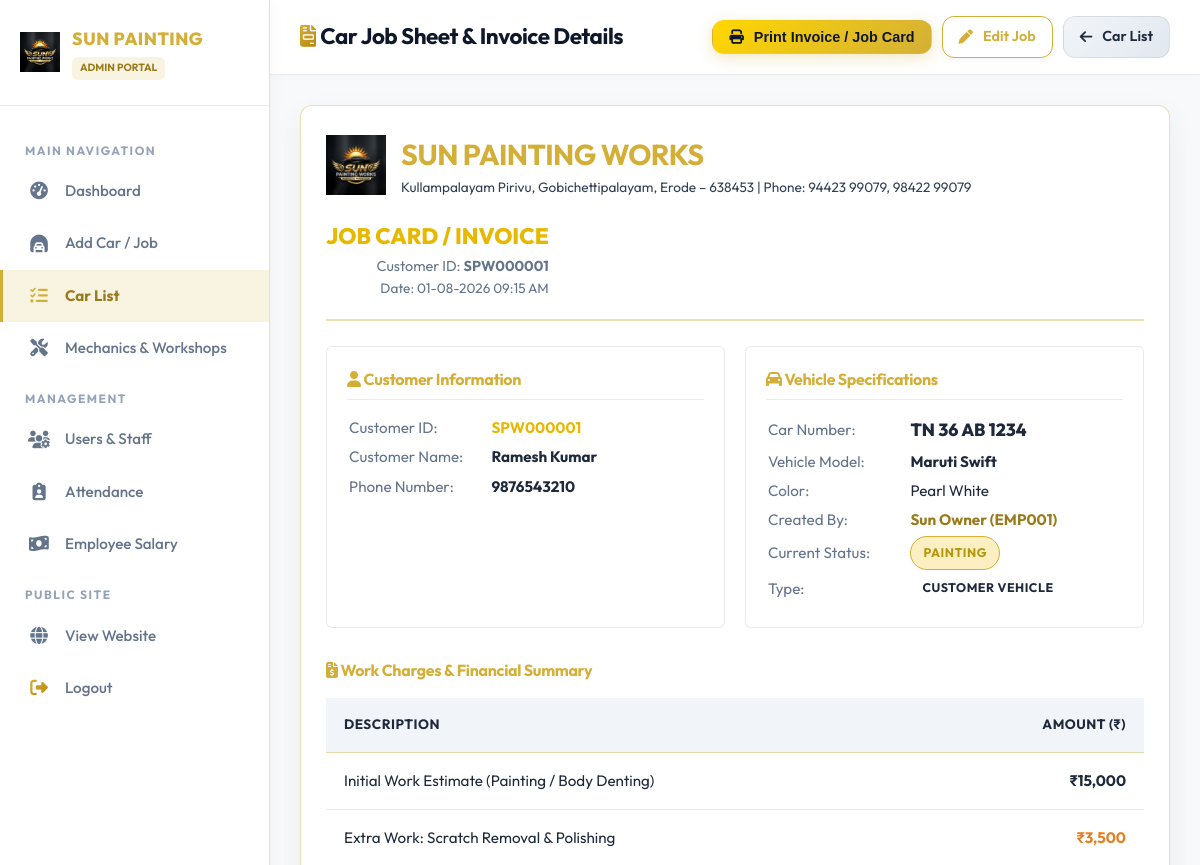
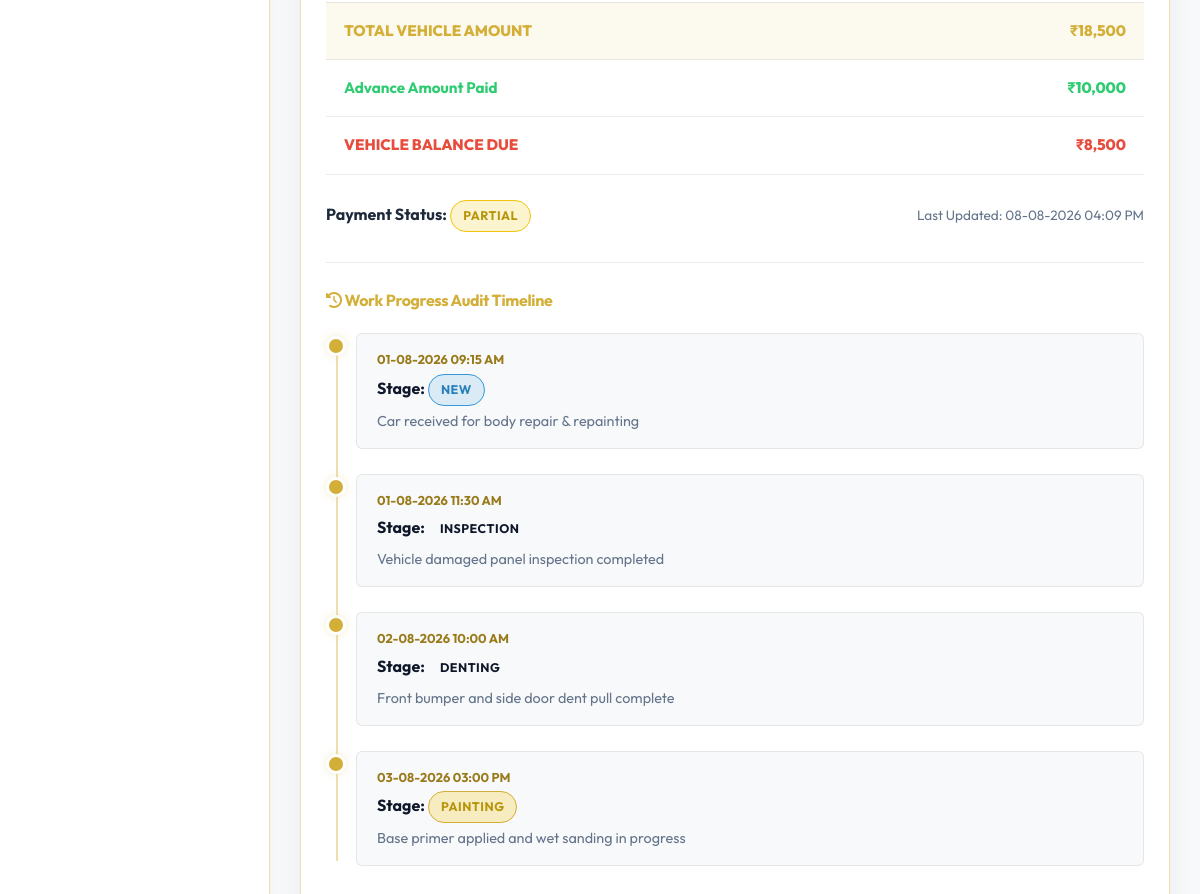
The app's page /admin/car_details.php?id=1 (signed in) with its own data (2 pictures, top to bottom).
### tables this page shows
CREATE TABLE IF NOT EXISTS `cars` (
  `id` INT AUTO_INCREMENT PRIMARY KEY,
  `customer_id` VARCHAR(50) NOT NULL,
  `car_number` VARCHAR(50) NOT NULL,
  `car_name` VARCHAR(100) NOT NULL,
  `car_color` VARCHAR(50) NOT NULL,
  `is_mechanic_vehicle` ENUM('No', 'Yes') NOT NULL DEFAULT 'No',
  `mechanic_name` VARCHAR(100) NULL,
  `workshop_name` VARCHAR(100) NULL,
  `mechanic_contact` VARCHAR(20) NULL,
  `mechanic_location` VARCHAR(150) NULL,
  `customer_contact` VARCHAR(20) NULL,
  `estimate_amount` DECIMAL(10,2) NOT NULL DEFAULT 0.00,
  `total_amount` DECIMAL(10,2) NOT NULL DEFAULT 0.00,
  `final_amount` DECIMAL(10,2) NOT NULL DEFAULT 0.00,
  `advance_amount` DECIMAL(10,2) NOT NULL DEFAULT 0.00,
  `mechanic_total_amount` DECIMAL(10,2) NOT NULL DEFAULT 0.00,
  `mechanic_given_amount` DECIMAL(10,2) NOT NULL DEFAULT 0.00,
  `mechanic_balance_amount` DECIMAL(10,2) NOT NULL DEFAULT 0.00,
  `balance_amount` DECIMAL(10,2) NOT NULL DEFAULT 0.00,
  `payment_status` ENUM('Pending', 'Partial', 'Paid') NOT NULL DEFAULT 'Pending',
  `status` ENUM('New', 'Inspection', 'Denting', 'Painting', 'Polishing', 'Extra Work', 'Completed', 'Delivered') NOT NULL DEFAULT 'New',
  `created_by` INT NULL,
  `created_at` TIMESTAMP DEFAULT CURRENT_TIMESTAMP,
  `updated_at` TIMESTAMP DEFAULT CURRENT_TIMESTAMP ON UPDATE CURRENT_TIMESTAMP,
  INDEX `idx_car_customer_id` (`customer_id`),
  INDEX `idx_car_number` (`car_number`),
  INDEX `idx_car_status` (`status`),
  INDEX `idx_payment_status` (`payment_status`),
  CONSTRAINT `fk_cars_customer` FOREIGN KEY (`customer_id`) REFERENCES `customers` (`customer_id`) ON DELETE CASCADE ON UPDATE CASCADE
);

CREATE TABLE IF NOT EXISTS `customers` (
  `id` INT AUTO_INCREMENT PRIMARY KEY,
  `customer_id` VARCHAR(50) NOT NULL UNIQUE,
  `customer_no` VARCHAR(20) NOT NULL,
  `alternate_phone` VARCHAR(20) NULL,
  `customer_name` VARCHAR(100) NOT NULL,
  `city` VARCHAR(100) NULL,
  `created_at` TIMESTAMP DEFAULT CURRENT_TIMESTAMP,
  `updated_at` TIMESTAMP DEFAULT CURRENT_TIMESTAMP ON UPDATE CURRENT_TIMESTAMP,
  INDEX `idx_customer_id` (`customer_id`),
  INDEX `idx_customer_no` (`customer_no`)
);

CREATE TABLE IF NOT EXISTS `users` (
  `id` INT AUTO_INCREMENT PRIMARY KEY,
  `employee_id` VARCHAR(50) NOT NULL UNIQUE,
  `name` VARCHAR(100) NOT NULL,
  `phone` VARCHAR(20) NOT NULL,
  `username` VARCHAR(50) NOT NULL UNIQUE,
  `password` VARCHAR(255) NOT NULL,
  `role` ENUM('Admin', 'User') NOT NULL DEFAULT 'User',
  `joining_date` DATE NULL,
  `status` ENUM('Active', 'Inactive') NOT NULL DEFAULT 'Active',
  `created_at` TIMESTAMP DEFAULT CURRENT_TIMESTAMP,
  `updated_at` TIMESTAMP DEFAULT CURRENT_TIMESTAMP ON UPDATE CURRENT_TIMESTAMP,
  INDEX `idx_username` (`username`),
  INDEX `idx_employee_id` (`employee_id`),
  INDEX `idx_role` (`role`)
);

CREATE TABLE IF NOT EXISTS `extra_work` (
  `id` INT AUTO_INCREMENT PRIMARY KEY,
  `car_id` INT NOT NULL,
  `description` VARCHAR(255) NOT NULL,
  `amount` DECIMAL(10,2) NOT NULL DEFAULT 0.00,
  `added_by` INT NULL,
  `created_at` TIMESTAMP DEFAULT CURRENT_TIMESTAMP,
  INDEX `idx_extra_work_car_id` (`car_id`),
  CONSTRAINT `fk_extra_work_car` FOREIGN KEY (`car_id`) REFERENCES `cars` (`id`) ON DELETE CASCADE
);

CREATE TABLE IF NOT EXISTS `work_history` (
  `id` INT AUTO_INCREMENT PRIMARY KEY,
  `car_id` INT NOT NULL,
  `status` VARCHAR(50) NOT NULL,
  `description` TEXT NULL,
  `updated_by` INT NULL,
  `created_at` TIMESTAMP DEFAULT CURRENT_TIMESTAMP,
  INDEX `idx_work_history_car_id` (`car_id`),
  CONSTRAINT `fk_work_history_car` FOREIGN KEY (`car_id`) REFERENCES `cars` (`id`) ON DELETE CASCADE
);

### includes/auth.php (called while the page is built, shortened)
<?php
function e($string) {
    return htmlspecialchars($string ?? '', ENT_QUOTES, 'UTF-8');
}
function formatRupee($amount) {
    return '₹' . number_format(round((float)$amount));
}

### admin/car_details.php (the view, shortened to what this page needs)
<?php
require_once __DIR__ . '/../includes/admin_auth.php';
$car_id = (int)($_GET['id'] ?? 0);
$stmt = $pdo->prepare("SELECT c.*, cust.customer_name, cust.customer_no, creator.name AS creator_name, creator.employee_id AS creator_code FROM cars c JOIN customers cust ON c.customer_id = cust.customer_id LEFT JOIN users creator ON c.created_by = creator.id WHERE c.id = ?");
$stmt->execute([$car_id]);
$car = $stmt->fetch();
$stmtExtra = $pdo->prepare("SELECT * FROM extra_work WHERE car_id = ? ORDER BY id ASC");
$stmtExtra->execute([$car_id]);
$extraWorks = $stmtExtra->fetchAll();
$stmtHistory = $pdo->prepare("SELECT wh.*, u.name AS updater_name FROM work_history wh LEFT JOIN users u ON wh.updated_by = u.id WHERE wh.car_id = ? ORDER BY wh.id ASC");
$stmtHistory->execute([$car_id]);
$workHistory = $stmtHistory->fetchAll();
?>
<!DOCTYPE html>
<html lang="en">
<head>
  <link rel="stylesheet" href="https://cdnjs.cloudflare.com/ajax/libs/font-awesome/6.4.0/css/all.min.css">
  <link rel="stylesheet" href="../assets/css/style.css">
  <link rel="stylesheet" href="../assets/css/dashboard.css">
</head>
<body>
<div class="app-wrapper">
  <aside class="sidebar">
    <div class="sidebar-header">
      <img src="../assets/images/logo.png" alt="Logo" class="sidebar-logo">
      <div style="flex-grow: 1;">
        <div class="sidebar-brand-name">SUN PAINTING</div>
        <span class="sidebar-role-badge">ADMIN PORTAL</span>
      </div>
    </div>
    <ul class="sidebar-menu">
      <li class="sidebar-menu-category">Main Navigation</li>
      <li class="sidebar-item">
        <a href="dashboard.php"><i class="fa-solid fa-gauge-high"></i> Dashboard</a>
      </li>
      <li class="sidebar-item">
        <a href="add_car.php"><i class="fa-solid fa-car-tunnel"></i> Add Car / Job</a>
      </li>
      <li class="sidebar-item active">
        <a href="car_list.php"><i class="fa-solid fa-list-check"></i> Car List</a>
      </li>
      <li class="sidebar-item">
        <a href="mechanics.php"><i class="fa-solid fa-screwdriver-wrench"></i> Mechanics & Workshops</a>
      </li>
      <li class="sidebar-menu-category">Management</li>
      <li class="sidebar-item">
        <a href="users.php"><i class="fa-solid fa-users-gear"></i> Users & Staff</a>
      </li>
      <li class="sidebar-item">
        <a href="attendance.php"><i class="fa-solid fa-clipboard-user"></i> Attendance</a>
      </li>
      <li class="sidebar-item">
        <a href="salary.php"><i class="fa-solid fa-money-bill-wave"></i> Employee Salary</a>
      </li>
      <li class="sidebar-menu-category">Public Site</li>
      <li class="sidebar-item">
        <a href="../index.php" target="_blank"><i class="fa-solid fa-globe"></i> View Website</a>
      </li>
      <li class="sidebar-item">
        <a href="../logout.php"><i class="fa-solid fa-right-from-bracket text-gold"></i> Logout</a>
      </li>
    </ul>
  </aside>
  <main class="main-content">
    <header class="top-bar no-print">
      <div style="display: flex; align-items: center; gap: 15px;">
        <h1 class="top-bar-title"><i class="fa-solid fa-file-invoice text-gold"></i> Car Job Sheet & Invoice Details</h1>
      </div>
      <div style="display: flex; gap: 10px; align-items: center;">
        <button onclick="window.print();" class="btn btn-gold" style="padding: 8px 16px; font-size: 0.9rem;"><i class="fa-solid fa-print"></i> Print Invoice / Job Card</button>
        <a href="update_car.php?id=<?php echo $car_id; ?>" class="btn btn-outline-gold" style="padding: 8px 16px; font-size: 0.9rem;"><i class="fa-solid fa-pen"></i> Edit Job</a>
        <a href="car_list.php" class="btn btn-silver" style="padding: 8px 16px; font-size: 0.9rem;"><i class="fa-solid fa-arrow-left"></i> Car List</a>
      </div>
    </header>
    <div class="content-body">
      <div class="card-box" style="border-color: var(--border-gold);">
        <div style="display: flex; justify-content: space-between; align-items: center; border-bottom: 2px solid var(--border-gold); padding-bottom: 20px; margin-bottom: 25px; flex-wrap: wrap; gap: 20px;">
          <div style="display: flex; align-items: center; gap: 15px;">
            <img src="../assets/images/logo.png" alt="Logo" style="height: 60px;">
            <div>
              <h2 style="color: var(--gold-primary); font-size: 1.8rem; margin: 0;">SUN PAINTING WORKS</h2>
              <p style="color: var(--silver-light); font-size: 0.85rem; margin: 0;">Kullampalayam Pirivu, Gobichettipalayam, Erode – 638453 | Phone: 94423 99079, 98422 99079</p>
            </div>
          </div>
          <div style="text-align: right;">
            <div style="font-size: 1.4rem; font-weight: 800; color: var(--gold-light);">JOB CARD / INVOICE</div>
            <div style="font-size: 0.9rem; color: var(--text-muted);">Customer ID: <strong><?php echo e($car['customer_id']); ?></strong></div>
            <div style="font-size: 0.85rem; color: var(--text-muted);">Date: <?php echo date('d-m-Y h:i A', strtotime($car['created_at'])); ?></div>
          </div>
        </div>
        <div style="display: grid; grid-template-columns: repeat(auto-fit, minmax(280px, 1fr)); gap: 20px; margin-bottom: 30px;">
          <div style="background: rgba(255,255,255,0.02); padding: 20px; border-radius: var(--radius-sm); border: 1px solid var(--border-light);">
            <h4 style="color: var(--gold-primary); margin-bottom: 12px; border-bottom: 1px solid var(--border-light); padding-bottom: 6px;"><i class="fa-solid fa-user"></i> Customer Information</h4>
            <table style="width: 100%; font-size: 0.95rem; line-height: 1.8;">
              <tr><td style="color: var(--text-muted); width: 40%;">Customer ID:</td><td style="font-weight: 700; color: var(--gold-light);"><?php echo e($car['customer_id']); ?></td></tr>
              <tr><td style="color: var(--text-muted);">Customer Name:</td><td style="font-weight: 700;"><?php echo e($car['customer_name']); ?></td></tr>
              <tr><td style="color: var(--text-muted);">Phone Number:</td><td style="font-weight: 700;"><?php echo e($car['customer_no']); ?></td></tr>
            </table>
          </div>
          <div style="background: rgba(255,255,255,0.02); padding: 20px; border-radius: var(--radius-sm); border: 1px solid var(--border-light);">
            <h4 style="color: var(--gold-primary); margin-bottom: 12px; border-bottom: 1px solid var(--border-light); padding-bottom: 6px;"><i class="fa-solid fa-car"></i> Vehicle Specifications</h4>
            <table style="width: 100%; font-size: 0.95rem; line-height: 1.8;">
              <tr><td style="color: var(--text-muted); width: 40%;">Car Number:</td><td style="font-weight: 800; font-size: 1.1rem;"><?php echo e($car['car_number']); ?></td></tr>
              <tr><td style="color: var(--text-muted);">Vehicle Model:</td><td style="font-weight: 700;"><?php echo e($car['car_name']); ?></td></tr>
              <tr><td style="color: var(--text-muted);">Color:</td><td><?php echo e($car['car_color']); ?></td></tr>
              <tr><td style="color: var(--text-muted);">Created By:</td><td style="font-weight: 700; color: var(--gold-dark);"><?php echo e($car['creator_name'] ?? 'System Admin'); ?> (<?php echo e($car['creator_code'] ?? 'EMP001'); ?>)</td></tr>
              <tr><td style="color: var(--text-muted);">Current Status:</td><td><span class="badge badge-status-<?php echo e($car['status']); ?>"><?php echo e($car['status']); ?></span></td></tr>
              <tr><td style="color: var(--text-muted);">Type:</td><td>
                <?php if (($car['is_mechanic_vehicle'] ?? 'No') === 'Yes'): ?>
                  <span class="badge" style="background: rgba(212,175,55,0.2); border: 1px solid var(--gold-primary); color: var(--gold-primary); font-weight: 700;">MECHANIC VEHICLE</span>
                <?php else: ?>
                  <span class="badge" style="background: rgba(255,255,255,0.1); color: var(--text-main);">CUSTOMER VEHICLE</span>
                <?php endif; ?>
              </td></tr>
            </table>
          </div>
        </div>
        <h4 style="color: var(--gold-primary); margin-bottom: 15px;"><i class="fa-solid fa-file-invoice-dollar"></i> Work Charges & Financial Summary</h4>
        <div class="table-responsive" style="margin-bottom: 25px;">
          <table class="custom-table">
            <thead>
              <tr>
                <th>Description</th>
                <th style="text-align: right;">Amount (₹)</th>
              </tr>
            </thead>
            <tbody>
              <tr>
                <td>Initial Work Estimate (Painting / Body Denting)</td>
                <td style="text-align: right; font-weight: 700;"><?php echo formatRupee($car['estimate_amount']); ?></td>
              </tr>
              <?php foreach ($extraWorks as $ew): ?>
                <tr>
                  <td>Extra Work: <?php echo e($ew['description']); ?></td>
                  <td style="text-align: right; font-weight: 700; color: #E67E22;"><?php echo formatRupee($ew['amount']); ?></td>
                </tr>
              <?php endforeach; ?>
              <tr style="background: rgba(212, 175, 55, 0.08); font-size: 1.1rem;">
                <td style="font-weight: 800; color: var(--gold-primary);">TOTAL VEHICLE AMOUNT</td>
                <td style="text-align: right; font-weight: 800; color: var(--gold-primary);"><?php echo formatRupee($car['total_amount']); ?></td>
              </tr>
              <tr>
                <td style="font-weight: 700; color: #2ECC71;">Advance Amount Paid</td>
                <td style="text-align: right; font-weight: 800; color: #2ECC71;"><?php echo formatRupee($car['advance_amount'] > 0 ? $car['advance_amount'] : $car['final_amount']); ?></td>
              </tr>
              <tr style="font-size: 1.1rem;">
                <td style="font-weight: 800; color: #E74C3C;">VEHICLE BALANCE DUE</td>
                <td style="text-align: right; font-weight: 800; color: #E74C3C;"><?php echo formatRupee($car['balance_amount']); ?></td>
              </tr>
            </tbody>
          </table>
        </div>
        <div style="display: flex; justify-content: space-between; align-items: center; margin-bottom: 30px;">
          <div>
            <strong>Payment Status:</strong>
            <span class="badge badge-pay-<?php echo e($car['payment_status']); ?>"><?php echo e($car['payment_status']); ?></span>
          </div>
          <div style="font-size: 0.85rem; color: var(--text-muted);">
            Last Updated: <?php echo date('d-m-Y h:i A', strtotime($car['updated_at'])); ?>
          </div>
        </div>
        <div style="border-top: 1px solid var(--border-light); padding-top: 25px; margin-top: 25px;">
          <h4 style="color: var(--gold-primary); margin-bottom: 15px;"><i class="fa-solid fa-clock-rotate-left"></i> Work Progress Audit Timeline</h4>
          <div class="timeline">
            <?php foreach ($workHistory as $wh): ?>
              <div class="timeline-item">
                <div class="timeline-marker"></div>
                <div class="timeline-content">
                  <div class="timeline-date"><?php echo date('d-m-Y h:i A', strtotime($wh['created_at'])); ?></div>
                  <div class="timeline-title">Stage: <span class="badge badge-status-<?php echo e($wh['status']); ?>"><?php echo e($wh['status']); ?></span></div>
                  <div style="color: var(--text-muted); font-size: 0.9rem; margin-top: 2px;"><?php echo e($wh['description']); ?></div>
                </div>
              </div>
            <?php endforeach; ?>
          </div>
        </div>
      </div>
    </div>
  </main>
</div>
</body>
</html>

### records on screen
cars: customer "SPW000001", created_at "01-08-2026 09:15 AM", customers.customer_name "Ramesh Kumar", customers.customer_no "9876543210", car_number "TN 36 AB 1234", car_name "Maruti Swift", car_color "Pearl White", users.name "Sun Owner", users.employee_id "EMP001", status "PAINTING", estimate_amount "₹15,000", total_amount "₹18,500", advance_amount+final_amount "₹10,000", balance_amount "₹8,500", payment_status "PARTIAL", updated_at "08-08-2026 04:09 PM"
extra_work: description "Scratch Removal & Polishing", amount "₹3,500"
work_history: created_at "01-08-2026 09:15 AM", status "NEW", description "Car received for body repair & repainting"
work_history: created_at "01-08-2026 11:30 AM", status "INSPECTION", description "Vehicle damaged panel inspection completed"
work_history: created_at "02-08-2026 10:00 AM", status "DENTING", description "Front bumper and side door dent pull complete"
work_history: created_at "03-08-2026 03:00 PM", status "PAINTING", description "Base primer applied and wet sanding in progress"
